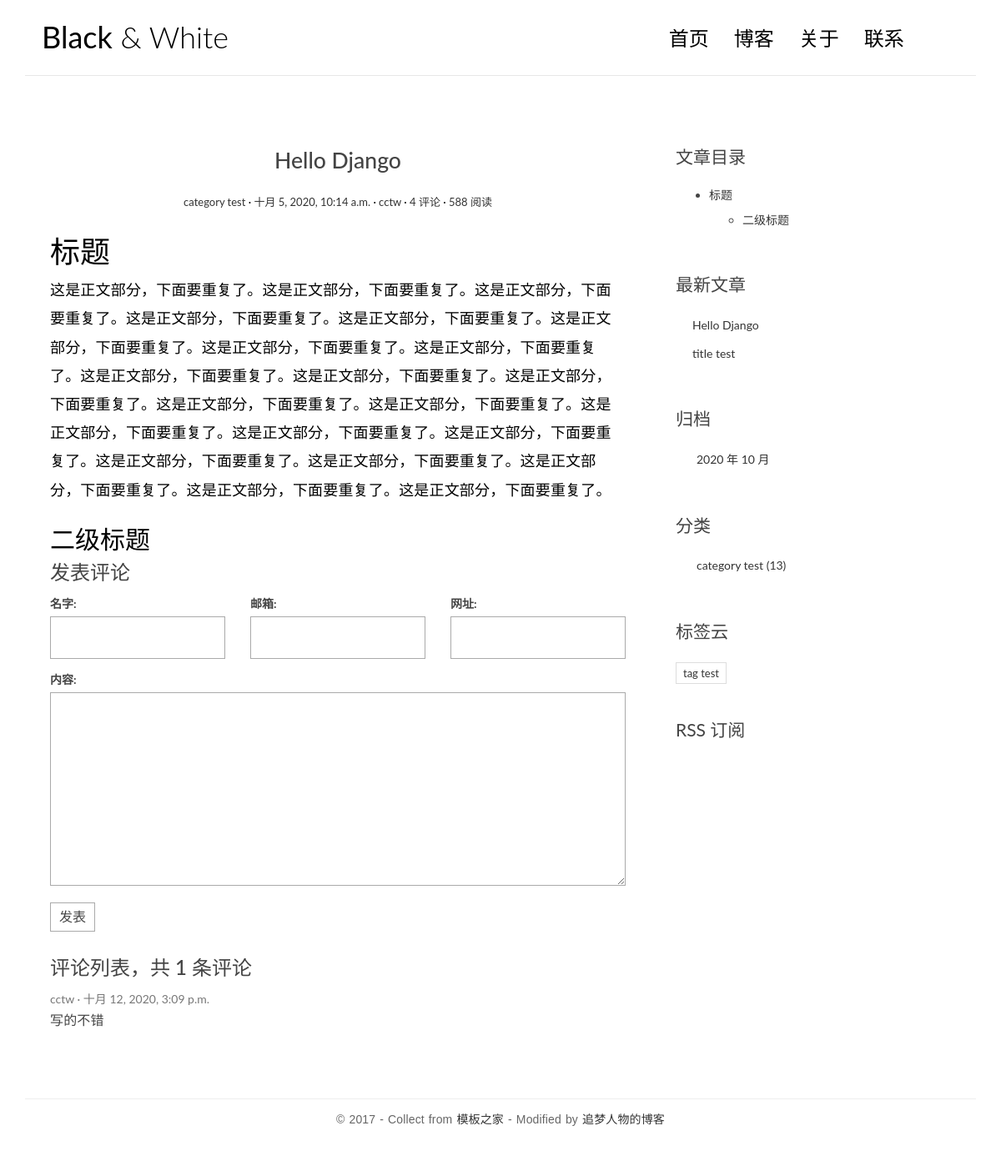
Page /posts/2/ on the committed database.
### blog/models.py (models this page shows, shortened)
class Post(models.Model):
    title = models.CharField('标题', max_length=70)
    body = models.TextField('正文')
    created_time = models.DateTimeField('创建时间', default=timezone.now)
    modified_time = models.DateTimeField('修改时间')
    excerpt = models.CharField('摘要',max_length=200, blank=True)
    category = models.ForeignKey(Category, verbose_name='分类', on_delete=models.CASCADE)
    tags = models.ManyToManyField(Tag, verbose_name='标签', blank=True)
    author = models.ForeignKey(User, verbose_name='作者', on_delete=models.CASCADE)
    def get_absolute_url(self):
        return reverse('blog:detail', kwargs={'pk': self.pk})
    class Meta:
        verbose_name = '文章'
        verbose_name_plural = verbose_name

class Category(models.Model):
    name = models.CharField(max_length=100)
    class Meta:
        verbose_name = '分类'
        verbose_name_plural = verbose_name

class Tag(models.Model):
    name = models.CharField(max_length=100)
    class Meta:
        verbose_name = '标签'
        verbose_name_plural = verbose_name

### comments/models.py (models this page shows, shortened)
class Comment(models.Model):
    name = models.CharField('名字', max_length=50)
    email = models.EmailField('邮箱')
    url = models.URLField('网址', blank=True)
    text = models.TextField('内容')
    created_time = models.DateTimeField('创建时间', default=timezone.now)
    post = models.ForeignKey('blog.Post', verbose_name='文章', on_delete=models.CASCADE)
    class Meta:
        verbose_name = '评论'
        verbose_name_plural = verbose_name

### blog/views.py (the view)
# urls.py: path('posts/<int:pk>/', views.detail, name='detail'),
def detail(request, pk):
    post = get_object_or_404(Post, pk=pk)
    md = markdown.Markdown(extensions=[
        'markdown.extensions.extra',
        'markdown.extensions.codehilite',
        TocExtension(slugify=slugify),
    ])
    post.body = md.convert(post.body)
    m = re.search(r'<div class="toc">\s*<ul>(.*)</ul>\s*</div>', md.toc, re.S)
    post.toc = m.group(1) if m is not None else ''
    return render(request, 'blog/detail.html', context={'post' : post})

### comments/forms.py
class CommentForm(forms.ModelForm):
    class Meta:
        model = Comment
        fields = ['name', 'email', 'url', 'text']

### blog/templatetags/blog_extras.py (called while the page is built)
@register.inclusion_tag('blog/inclusions/_recent_posts.html', takes_context=True)
def show_recent_posts(context, num=5):
    return {
        'recent_post_list': Post.objects.all().order_by('-created_time')[:num],
    }

@register.inclusion_tag('blog/inclusions/_archives.html', takes_context=True)
def show_archives(context):
    return {
        'date_list': Post.objects.dates('created_time', 'month', order='DESC'),
    }

@register.inclusion_tag('blog/inclusions/_categories.html', takes_context=True)
def show_categories(context):
    return {
        'category_list': Category.objects.all(),
    }

@register.inclusion_tag('blog/inclusions/_tags.html', takes_context=True)
def show_tags(context):
    return {
        'tag_list': Tag.objects.all(),
    }

### comments/templatetags/comments_extras.py (called while the page is built)
@register.inclusion_tag('comments/inclusions/_form.html', takes_context=True)
def show_comment_form(context, post, form=None):
    if form is None:
        form = CommentForm()
    return {
        'form' : form,
        'post' : post,
    }

@register.inclusion_tag('comments/inclusions/_list.html', takes_context=True)
def show_comments(context, post):
    comment_list = post.comment_set.all().order_by('-created_time')
    comment_count = comment_list.count()
    return {
        'comment_count' : comment_count,
        'comment_list' : comment_list,
    }

### templates/blog/detail.html
{% extends 'base.html' %}
{% load comments_extras %}
{% block main %}
    <article class="post post-{{ post.pk }}">
        <header class="entry-header">
            <h1 class="entry-title">{{ post.title }}</h1>
            <div class="entry-meta">
            <span class="post-category"><a href="#">{{ post.category.name }}</a></span>
            <span class="post-date"><a href="#"><time class="entry-date"
                                                        datetime="{{ post.created_time }}">{{ post.created_time }}</time></a></span>
            <span class="post-author"><a href="#">{{ post.author }}</a></span>
            <span class="comments-link"><a href="#">4 评论</a></span>
            <span class="views-count"><a href="#">588 阅读</a></span>
            </div>
        </header>
        <div class="entry-content clearfix">
            {{ post.body|safe }}
        </div>
    </article>
    <section class="comment-area">
        <h3>发表评论</h3>
        {% show_comment_form post %}
        <div class="comment-list-panel">
            {% show_comments post %}
        </div>
    </section>
{% endblock main %}
{% block toc %}
  {% if post.toc %}
    <div class="widget widget-content">
      <h3 class="widget-title">文章目录</h3>
      <div class="toc">
        <ul>
          {{ post.toc|safe }}
        </ul>
      </div>
    </div>
  {% endif %}
{% endblock toc %}

### templates/base.html (shortened to what this page needs)
{% load static %}
{% load blog_extras %}
<!DOCTYPE html>
<html>
<head>
    <link rel="stylesheet" href={% static 'blog/css/bootstrap.min.css' %}>
    <link rel="stylesheet" href="http://code.ionicframework.com/ionicons/2.0.1/css/ionicons.min.css">
    <link rel="stylesheet" href={% static 'blog/css/pace.css' %}>
    <link rel="stylesheet" href={% static 'blog/css/custom.css' %}>
    <link href="https://cdn.bootcss.com/highlight.js/9.15.8/styles/github.min.css" rel="stylesheet">
</head>
<body id="single">
<div class="container">
    <header id="site-header">
        <div class="row">
            <div class="col-md-4 col-sm-5 col-xs-8">
                <div class="logo">
                    <h1><a href="index.html"><b>Black</b> &amp; White</a></h1>
                </div>
            </div>
            <div class="col-md-8 col-sm-7 col-xs-4">
                <nav class="main-nav" role="navigation">
                    <div class="collapse navbar-collapse" id="bs-example-navbar-collapse-1">
                        <ul class="nav navbar-nav navbar-right">
                            <li class="cl-effect-11"><a href="index.html" data-hover="首页">首页</a></li>
                            <li class="cl-effect-11"><a href="full-width.html" data-hover="博客">博客</a></li>
                            <li class="cl-effect-11"><a href="about.html" data-hover="关于">关于</a></li>
                            <li class="cl-effect-11"><a href="contact.html" data-hover="联系">联系</a></li>
                        </ul>
                    </div>
                </nav>
            </div>
        </div>
    </header>
</div>
<div class="content-body">
    <div class="container">
        <div class="row">
            <main class="col-md-8">
                {% block main %}
                {% endblock main %}
            </main>
            <aside class="col-md-4">
                {% block toc %}
                {% endblock toc %}
                {% show_recent_posts %}
                {% show_archives %}
                {% show_categories %}
                {% show_tags %}
                <div class="rss">
                    <a href=""> RSS 订阅</a>
                </div>
            </aside>
        </div>
    </div>
</div>
<footer id="site-footer">
    <div class="container">
        <div class="row">
            <div class="col-md-12">
                <p class="copyright">&copy 2017 - Collect from <a href="http://www.cssmoban.com/"
                                                                  target="_blank" title="模板之家">模板之家</a>
                    - Modified by <a href="http://zmrenwu.com/" title="网页模板" target="_blank">追梦人物的博客</a>
                </p>
            </div>
        </div>
    </div>
</footer>
<body>
</body>
</body>
</html>

### templates/comments/inclusions/_form.html (shortened to what this page needs)
<form action="{% url 'comments:comment' post.pk %}" method="post" class="comment-form">
    <div class="row">
        <div class="col-md-4">
            <label for="{{ form.name.id_for_label }}">{{ form.name.label }}: </label>
            {{ form.name }}
        </div>
        <div class="col-md-4">
            <label for="{{ form.email.id_for_label }}">{{ form.email.label }}: </label>
            {{ form.email }}
        </div>
        <div class="col-md-4">
            <label for="{{ form.url.id_for_label }}">{{ form.url.label }}: </label>
            {{ form.url }}
        </div>
        <div class="col-md-12">
            <label for="{{ form.text.id_for_label }}">{{ form.text.label }}: </label>
            {{ form.text }}
            <button type="submit" class="comment-btn">发表</button>
        </div>
    </div>
</form>

### templates/comments/inclusions/_list.html
<h3>评论列表，共 <span>{{ comment_count }}</span> 条评论</h3>
<ul class="comment-list list-unstyled">
    {% for comment in comment_list %}
        <li class="comment-item">
            <span class="nickname">{{ comment.name }}</span>
            <time class="submit-date" datetime="{{ comment.created_time }}">{{ comment.created_time }}</time>
            <div class="text">
                {{ comment.text | linebreaks}}
            </div>
        </li>
    {% empty %}
        暂无评论
    {% endfor %}
</ul>

### templates/blog/inclusions/_recent_posts.html
<div class="widget widget-recent-posts">
  <h3 class="widget-title">最新文章</h3>
  <ul>
    {% for post in recent_post_list %}
      <li>
        <a href="{{ post.get_absolute_url }}">{{ post.title }}</a>
      </li>
    {% empty %}
      暂无文章！
    {% endfor %}
  </ul>
</div>

### templates/blog/inclusions/_archives.html
<div class="widget widget-archives">
  <h3 class="widget-title">归档</h3>
  <ul>
    {% for date in date_list %}
      <li>
        <a href="{% url 'blog:archive' date.year date.month %}">{{ date.year }} 年 {{ date.month }} 月</a>
      </li>
    {% empty %}
      暂无归档！
    {% endfor %}
  </ul>
</div>

### templates/blog/inclusions/_categories.html
<div class="widget widget-category">
  <h3 class="widget-title">分类</h3>
  <ul>
    {% for category in category_list %}
      <li>
        <a href="{% url 'blog:category' category.pk %}">{{ category.name }} <span class="post-count">(13)</span></a>
      </li>
    {% empty %}
      暂无分类！
    {% endfor %}
  </ul>
</div>

### templates/blog/inclusions/_tags.html
<div class="widget widget-tag-cloud">
  <h3 class="widget-title">标签云</h3>
  <ul>
    {% for tag in tag_list %}
      <li>
        <a href="{% url 'blog:tag' tag.pk %}">{{ tag.name }}</a>
      </li>
    {% empty %}
      暂无标签！
    {% endfor %}
  </ul>
</div>

### blog/static/blog/css/custom.css (style rules this page uses)
* { outline: none; }
h1, h2, h3, h4, h5, h6 { margin-top: 0; }
b { font-weight: 400; }
a { color: #333; }
body { color: #444; font-family: 'Lato', sans-serif; }
p { font-family: 'Ubuntu', sans-serif; font-weight: 400; word-spacing: 1px; letter-spacing: 0.01em; }
#single p, #page p { margin-bottom: 25px; }
#site-header { background-color: #FFF; padding: 25px 20px; margin-bottom: 40px; border-bottom: 1px solid #e7e7e7; }
.logo h1 a { color: #000; }
.logo h1 { margin: 0; font-family: 'Lato', sans-serif; font-weight: 300; }
.main-nav { margin-top: 11px; max-width: 95%; }
.main-nav a { color: #000000 !important; padding: 0 0 5px 0 !important; margin-right: 30px; font-family: 'Lato', sans-serif; font-weight: 300; font-size: 24px; }
.cl-effect-11 a { padding: 10px 0; color: #0972b4; text-shadow: none; }
.cl-effect-11 a::before { position: absolute; top: 0; left: 0; overflow: hidden; padding: 0 0 5px 0 !important; max-width: 0; border-bottom: 1px solid #000; color: #000; content: attr(data-hover); white-space: nowrap; -webkit-transition: max-width 0.5s; -moz-transition: max-width 0.5s; transition: max-width 0.5s; }
.content-body { padding-bottom: 4em; }
.post { background: #fff; padding: 30px 30px 0; }
.entry-title { text-align: center; font-size: 1.9em; margin-bottom: 20px; line-height: 1.6; padding: 10px 20px 0; }
.entry-meta { text-align: center; color: #DDDDDD; font-size: 13px; margin-bottom: 30px; }
.entry-content { font-size: 18px; line-height: 1.9; font-weight: 300; color: #000; }
.post-category::after, .post-date::after, .post-author::after, .comments-link::after { content: ' ·'; color: #000; }
.widget { background: #fff; padding: 30px 0 0; }
.widget-title { font-size: 1.5em; margin-bottom: 20px; line-height: 1.6; padding: 10px 0 0; font-weight: 400; }
.widget-recent-posts ul { padding: 0; margin: 0; padding-left: 20px; }
.widget-recent-posts ul li { list-style-type: none; position: relative; line-height: 170%; margin-bottom: 10px; }
.widget-recent-posts ul li::before { content: '\f3d3'; font-family: "Ionicons"; position: absolute; left: -17px; top: 3px; font-size: 16px; color: #000; }
.widget-archives ul { padding: 0; margin: 0; padding-left: 25px; }
.widget-archives ul li { list-style-type: none; position: relative; line-height: 170%; margin-bottom: 10px; }
.widget-archives ul li::before { content: '\f3f3'; font-family: "Ionicons"; position: absolute; left: -25px; top: 1px; font-size: 16px; color: #000; }
.widget-category ul { padding: 0; margin: 0; padding-left: 25px; }
.widget-category ul li { list-style-type: none; position: relative; line-height: 170%; margin-bottom: 10px; }
.widget-category ul li::before { content: '\f3fe'; font-family: "Ionicons"; position: absolute; left: -25px; top: 1px; font-size: 18px; color: #000; }
.widget-tag-cloud ul { padding: 0; margin: 0; margin-right: -10px; }
.widget-tag-cloud ul li { list-style-type: none; font-size: 13px; display: inline-block; margin-right: 10px; margin-bottom: 10px; padding: 3px 8px; border: 1px solid #ddd; }
.widget-content ul ul { margin-top: 10px; }
.widget-content ul li { margin-bottom: 10px; }
.rss { font-size: 21px; margin-top: 30px; }
.rss a { color: #444; }
#site-footer { padding-top: 10px; padding: 0 0 1.5em 0; }
.copyright { text-align: center; padding-top: 1em; margin: 0; border-top: 1px solid #eee; color: #666; }
.contact-form input, .comment-form input { border: 1px solid #aaa; margin-bottom: 15px; width: 100%; padding: 15px 15px; font-size: 16px; line-height: 100%; transition: 0.4s border-color linear; }
.contact-form textarea, .comment-form textarea { border: 1px solid #aaa; margin-bottom: 15px; width: 100%; padding: 15px 15px; font-size: 16px; line-height: 20px !important; min-height: 183px; transition: 0.4s border-color linear; }
.comment-area { padding: 0 30px 0; }
.comment-form { margin-top: 15px; }
.comment-form .comment-btn { background-color: #fff; border: 1px solid #aaa; font-size: 16px; padding: 5px 10px; }
.comment-list-panel { margin-top: 30px; }
.comment-list { margin-top: 15px; }
.comment-item .nickname, .comment-item .submit-date { color: #777; font-size: 14px; }
.comment-item .nickname:after { content: ' ·'; }
.comment-item .text { padding-top: 5px; font-size: 16px; }

### rows in the picture
Post: title "Hello Django", category.name "category test", created_time "十月 5, 2020, 10:14 a.m.", author "cctw", body "标题 这是正文部分，下面要重复了。这是正文部分，下面要重复了。这是正文部分，下面要重复了。这是正文部分，下面要重复了。这是正文部分，下面要重复了。这是正文部分，下面要重复了。这是正文部分，下面要重复了。这是正文部分，下面要重复了。这是正文部分，下面要重复了。这是正文部分，下面要重复了。这是正文部分，下面要重复了。这是正文部分，下面要重复了。这是正文部分，下面要重复了。这是正文部分，下面要重复了。这是正文部分，下面要重复了。这是正文部分，下面要重复了。这是正文部分，下面要重复了。这是正文部分，下面要重复了。这是正文部分，下面要重复了。这是正文部分，下面要重复了。这是正文部分，下面要重复了。 二级标题", toc "标题 二级标题"
Comment: name "cctw", created_time "十月 12, 2020, 3:09 p.m.", text "写的不错"
Post: title "title test"
Category: name "category test"
Tag: name "tag test"

### other values in the picture
{{ comment_count }} "1"
{{ date.year }} "2020"
{{ date.month }} "10"
